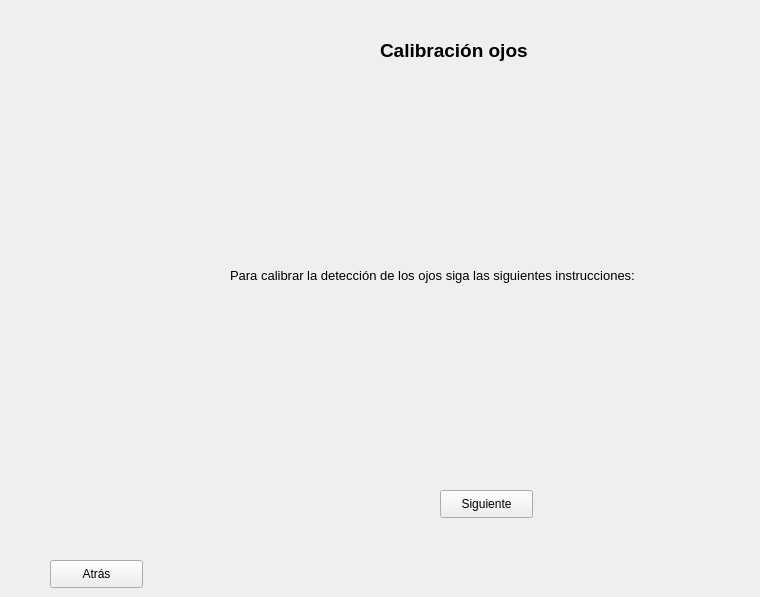
    <widget class="QWidget" name="page_4">
     <widget class="QPushButton" name="pushButton_5">
      <property name="geometry">
       <rect>
        <x>440</x>
        <y>490</y>
        <width>93</width>
        <height>28</height>
       </rect>
      </property>
      <property name="text">
       <string>Siguiente</string>
      </property>
     </widget>
     <widget class="QLabel" name="label_8">
      <property name="geometry">
       <rect>
        <x>380</x>
        <y>30</y>
        <width>201</width>
        <height>41</height>
       </rect>
      </property>
      <property name="font">
       <font>
        <pointsize>14</pointsize>
        <weight>75</weight>
        <bold>true</bold>
       </font>
      </property>
      <property name="text">
       <string>Calibración ojos</string>
      </property>
     </widget>
     <widget class="QLabel" name="label_9">
      <property name="geometry">
       <rect>
        <x>230</x>
        <y>260</y>
        <width>521</width>
        <height>31</height>
       </rect>
      </property>
      <property name="font">
       <font>
        <pointsize>10</pointsize>
       </font>
      </property>
      <property name="text">
       <string>Para calibrar la detección de los ojos siga las siguientes instrucciones:</string>
      </property>
     </widget>
     <widget class="QPushButton" name="pushButton_13">
      <property name="geometry">
       <rect>
        <x>50</x>
        <y>560</y>
        <width>93</width>
        <height>28</height>
       </rect>
      </property>
      <property name="text">
       <string>Atrás</string>
      </property>
     </widget>
    </widget>
